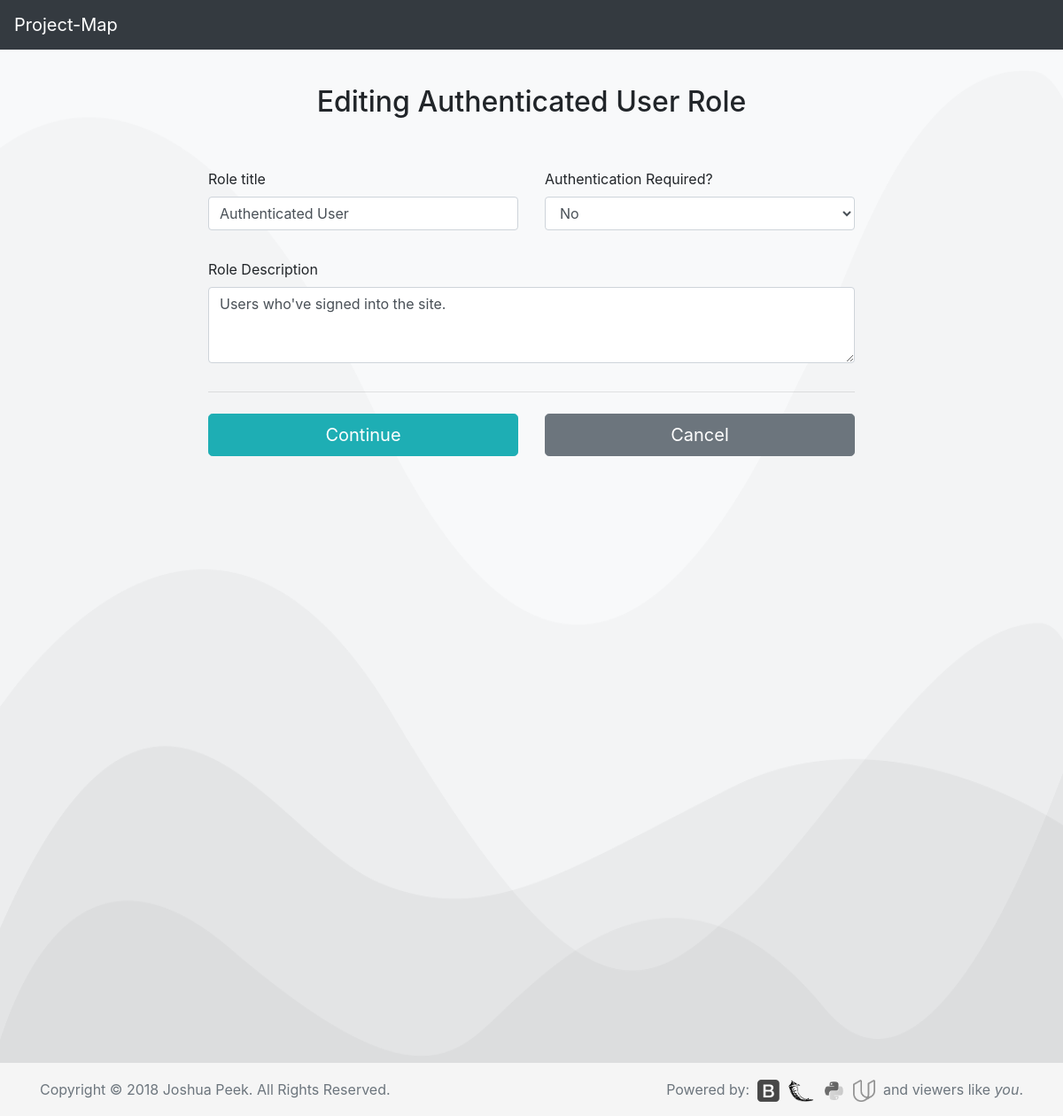
Before: /rle?1&ed with the older database file.
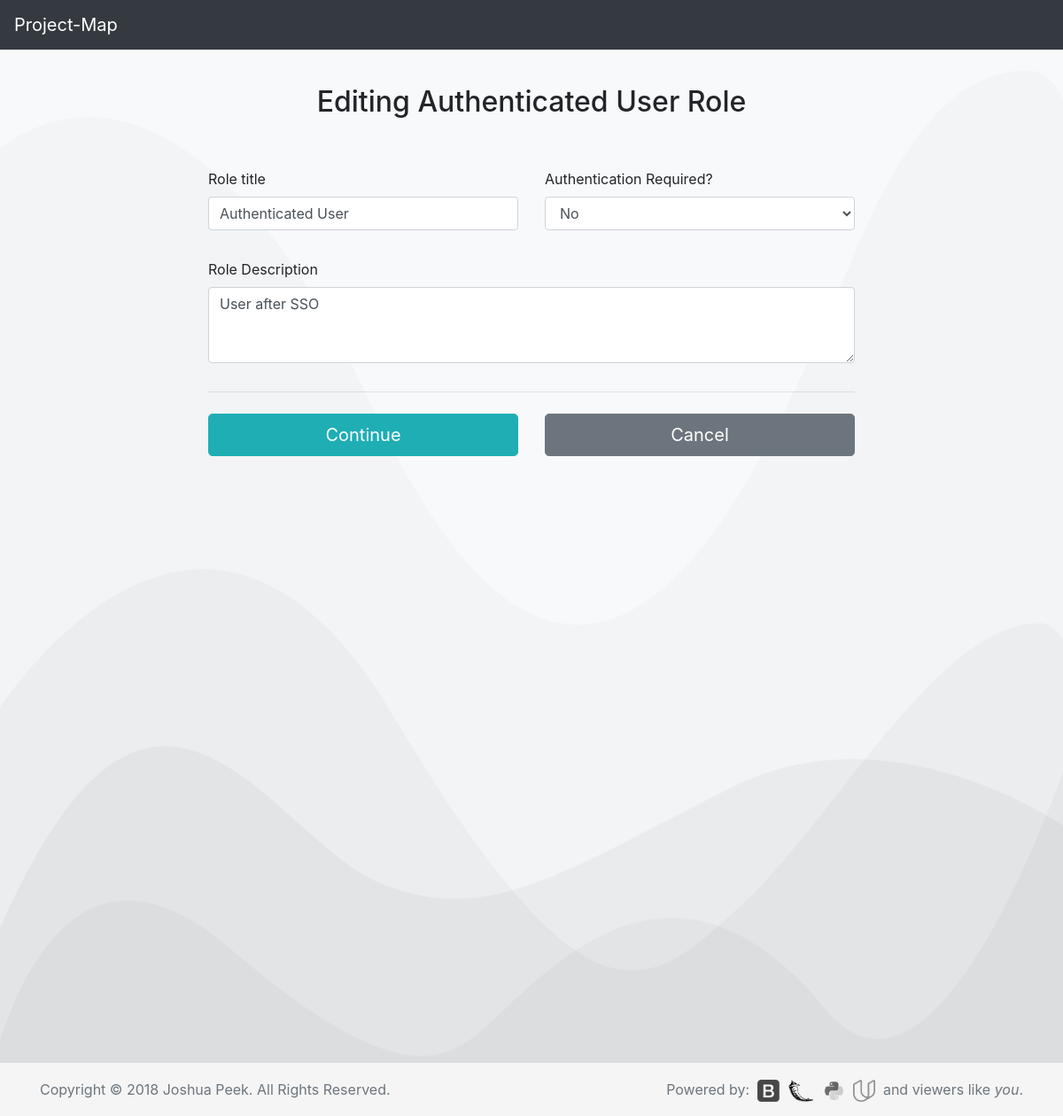
After: the same page with the newer database file.
### database_setup.py (models this page shows, shortened)
class Role(Base):
    __tablename__ = 'role'
    id = Column(Integer, primary_key=True)
    title = Column(String(250), nullable=False)
    description = Column(String(500))
    authRequired = Column(String(5))
    project_id = Column(Integer, ForeignKey('project.id'))
    project = relationship(Project)

### app.py (the view)
@app.route('/rle?<int:role_id>&ed', methods=['GET', 'POST'])
def editRole(role_id):
    editRole=session.query(Role).filter_by(id=role_id).one()
    screens=session.query(Screen).filter_by(
        project_id=editRole.project.id).all()
    sections=session.query(Section).filter_by(
        project_id=editRole.project.id).all()
    if request.method == 'POST':
        if request.form['title']:
            editRole.title = request.form['title']
            editRole.description = request.form['description']
            editRole.authRequired = request.form['authRequired']
        session.add(editRole)
        session.commit()
        flash("Role Edited!")
        return redirect(url_for('projectPage',org_id=editRole.project.org.id,
                                 project_id=editRole.project.id))
    else:
        return render_template('update/role.html', editRole=editRole,
            section=sections, screens=screens)

### templates/update/role.html (shortened to what this page needs)
<!doctype html>
<html lang="en">
  {% include "header.html" %}
  <body>
{% include "menu.html" %}
  <body class="bg-light">
    <div class="container">
      <div class="row">
        <div class="col-md-2">
        </div>
          <div class="col-md-8 mb-3">
            <div class="row">
              <div class="col-md-12 mb-5 text-center">
                <br>
                <h2>Editing {{editRole.title}} Role</h2>
              </div>
            </div>
            <form class="needs-validation" action='{{url_for('editRole', role_id=editRole.id)}}' method='post' novalidate>
              <div class="row">
                <div class="col-md-6 mb-3">
                  <label for="title">Role title</label>
                  <input type="text" class="form-control" id="title" name="title" value="{{editRole.title}}" required>
                </div>
                <div class="col-md-6 mb-3">
                  <div class="form-group">
                    <label for="authRequired">Authentication Required?</label>
                    <select class="form-control" id="authRequired" name="authRequired" required>
                      <option value="No">No</option>
                    </select>
                  </div>
                </div>
              </div>
              <div class="row">
                <div class="col-md-12 mb-3">
                  <label for="description">Role Description</label>
                  <textarea class="form-control" id="description" rows="3" name="description" required>{{editRole.description}}</textarea>
                </div>
              </div>
              <hr class="mb-4">
              <div class="row">
                <div class="col-md-6 mb-3">
                  <button class="btn btn-primary btn-lg btn-block" type="Edit">Continue</button>
                </div>
            </form>
                <div class="col-md-6 mb-3">
                  <form action="{{url_for('projectPage', org_id=editRole.project.org.id, project_id=editRole.project.id)}}">
                    <button class="btn btn-secondary btn-lg btn-block" type="submit">Cancel</button>
                  </form>
                </div>
              </div>
          </div>
        <div class="col-md-2">
        </div>
      </div>
  {% include "footer.html" %}
  </body>
</html>

Changed rows visible on the page:
changed Role "Authenticated User": description "Users who've signed into the site." → "User after SSO"
